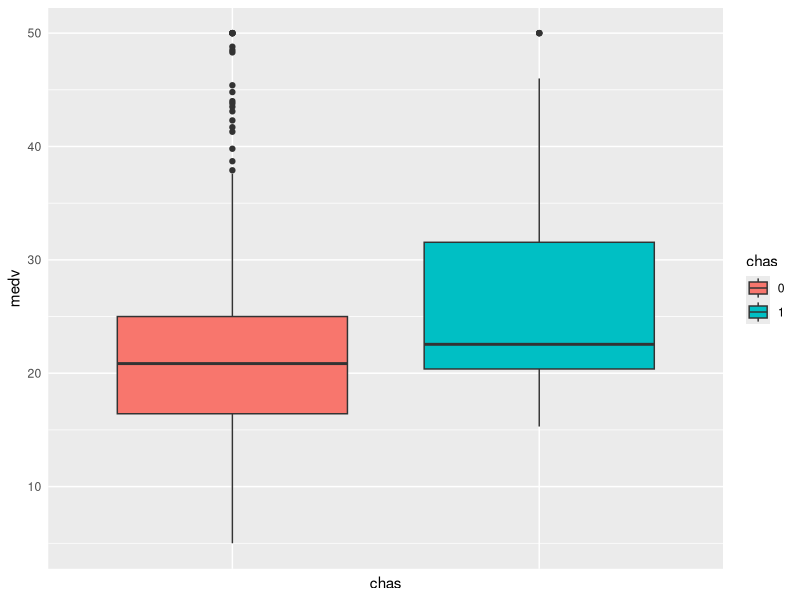
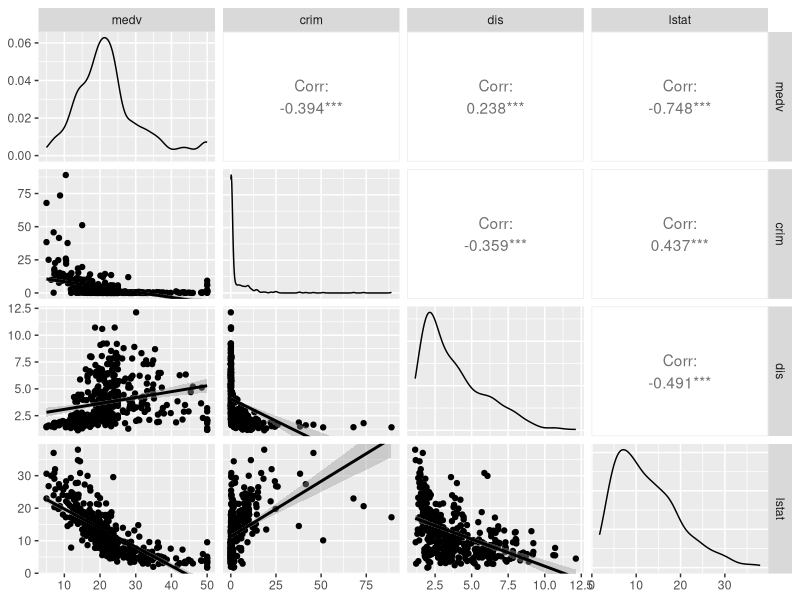
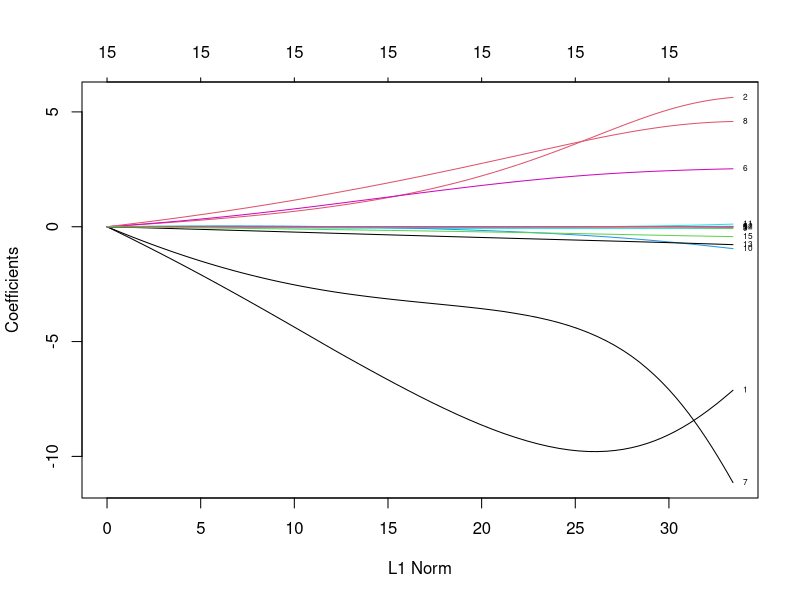
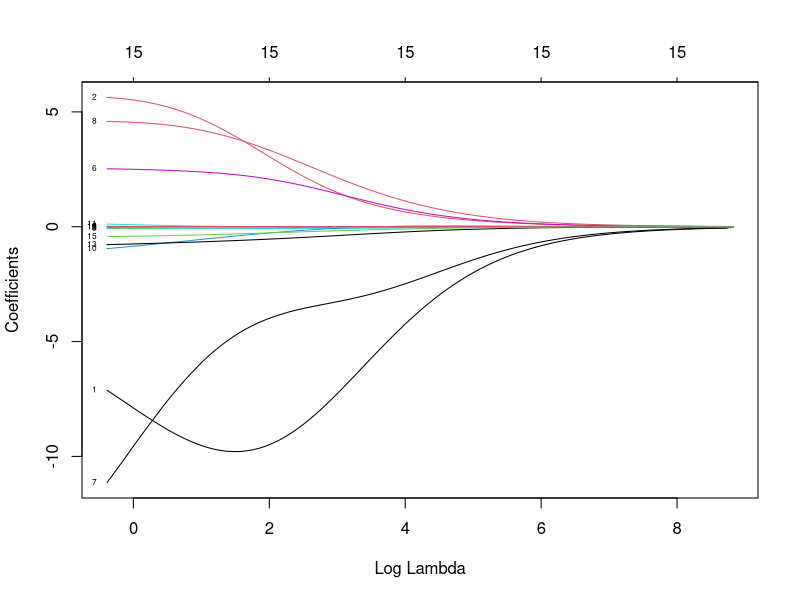
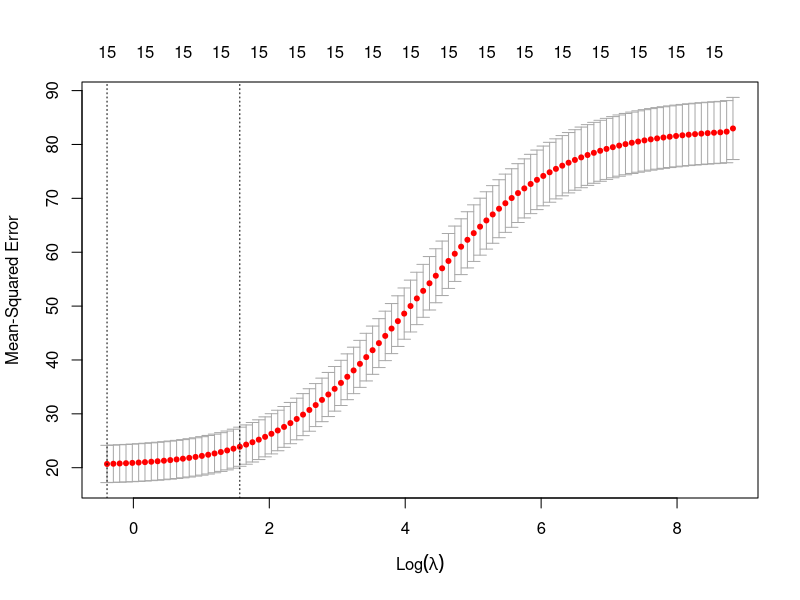
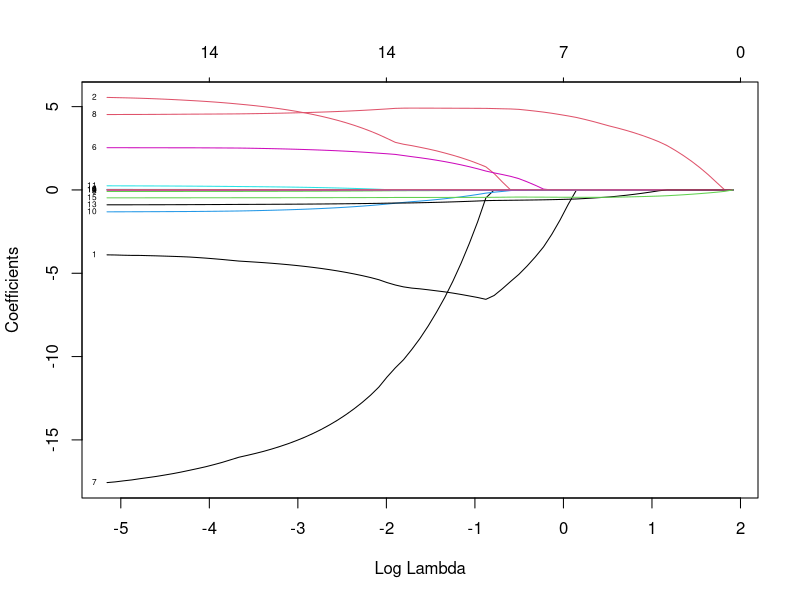
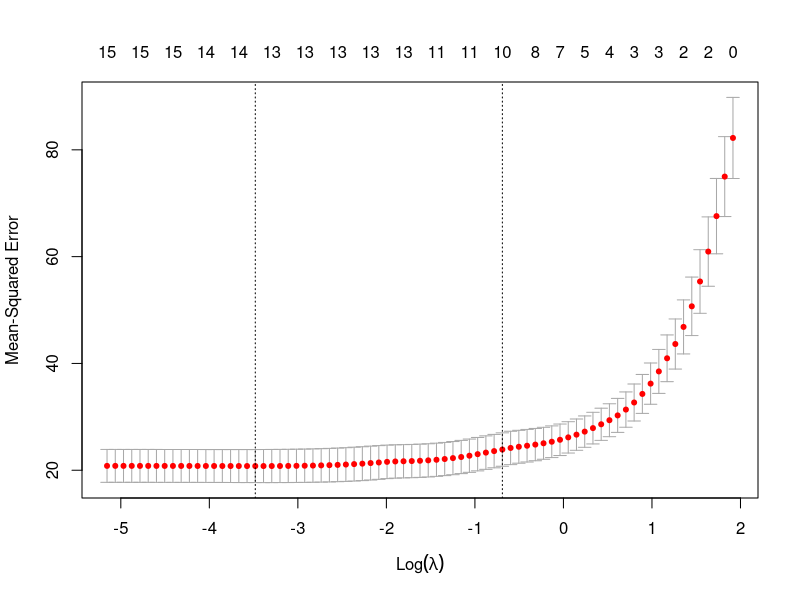

R code for these plots, in order: (Note: this script raises an error after producing the figures.)
## ---- chunk 1
library(mlbench)
library(ggplot2)
library(GGally)
library(glmnet)
## ---- chunk 2
data(BostonHousing2)
head(BostonHousing2)
names(BostonHousing2)
## ---- chunk 3
set.seed(7345)
train <- sample(1:nrow(BostonHousing2), 0.8*nrow(BostonHousing2))
boston_train <- BostonHousing2[train,]
boston_test <- BostonHousing2[-train,]
## ---- chunk 4
summary(boston_train$medv)
summary(boston_test$medv)
## ---- chunk 5
p1 <- qplot(chas, medv, data=boston_train, geom=c("boxplot"), fill=chas)
p1 + theme(axis.ticks = element_blank(), axis.text.x = element_blank())
## ---- chunk 6
ggpairs(boston_train[,c(5,7,14,19)], lower = list(continuous = "smooth"))
## ---- chunk 7
X <- model.matrix(medv ~ . - town - tract - cmedv,
                  boston_train)[,-1]
y <- boston_train$medv
## ---- chunk 8
m1 <- glmnet(X, y, alpha = 0)
summary(m1)
## ---- chunk 9
m1$lambda[1]
m1$lambda[100]
m1$beta[,1]
m1$beta[,ncol(m1$beta)]
## ---- chunk 10
plot(m1, label=T)
plot(m1, label=T, xvar = "lambda")
## ---- chunk 11
m1_cv <- cv.glmnet(X, y, alpha = 0)
plot(m1_cv)
## ---- chunk 12
coef(m1_cv, s = "lambda.min")
coef(m1_cv, s = "lambda.1se")
bestlam1 <- m1_cv$lambda.min
bestlam1
## ---- chunk 13
m2 <- glmnet(X, y, alpha = 1)
## ---- chunk 14
m2$lambda[1]
m2$lambda[(ncol(m2$beta)/2)]
m2$lambda[ncol(m2$beta)]
m2$beta[,1]
m2$beta[,(ncol(m2$beta)/2)]
m2$beta[,ncol(m2$beta)]
## ---- chunk 15
plot(m2, label=T, xvar = "lambda")
## ---- chunk 16
m2_cv <- cv.glmnet(X, y, alpha = 1)
plot(m2_cv)
## ---- chunk 17
coef(m2_cv, s = "lambda.min")
bestlam2 <- m2_cv$lambda.min
## ---- chunk 18
a <- c(0.1, 0.5, 0.9)
m3_cv <- foreach(i = a, .combine = rbind) %do% {
  cv <- cv.glmnet(X, y, alpha = i)
  data.frame(cvm = cv$cvm, lambda = cv$lambda, lambda.min = cv$lambda.min, alpha = i)
}
head(m3_cv)
## ---- chunk 19
b3_cv <- m3_cv[m3_cv$cvm == min(m3_cv$cvm),]
m3 <- glmnet(X, y, lambda =  b3_cv$lambda, alpha = b3_cv$alpha)
coef(m3)
## ---- chunk 20
Xt <- model.matrix(medv ~ . - town - tract - cmedv,
                  boston_test)[,-1]
## ---- chunk 21
p_ridge <- predict(m1, s = bestlam1, newx = Xt)
p_lasso <- predict(m2, s = bestlam2, newx = Xt)
p_net <- predict(m3, newx = Xt)

p_null <- predict(m2, s = 1e10, newx = Xt)
## ---- chunk 22
mean((p_null - boston_test$medv)^2)

mean((p_ridge - boston_test$medv)^2)
mean((p_lasso - boston_test$medv)^2)
mean((p_net - boston_test$medv)^2)
